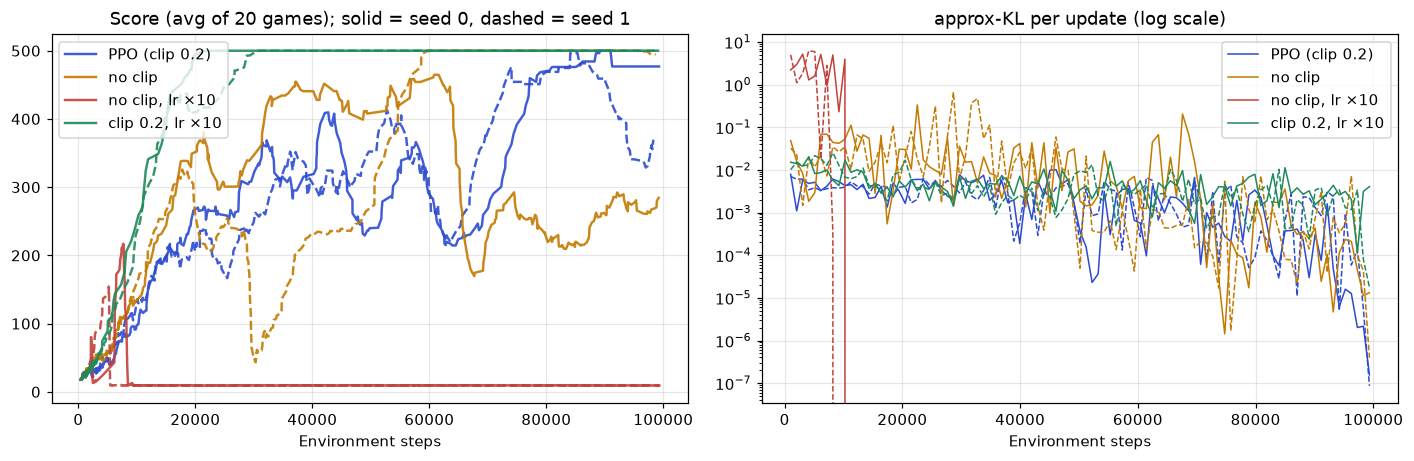

This figure's Python source:
"""
What does the clip actually buy? CartPole, 2 seeds × 100,000 steps per variant.

    PPO (clip 0.2)          the normal setting
    no clip (ε = 100)       the fence is so wide it never bites: plain "reuse the batch 10 times"
    no clip + lr ×10        same, with big steps: one bad update can wreck the policy
    clip 0.2 + lr ×10       big steps, but the fence still holds

Run:  python ablation.py            (about 6-10 minutes)
      python ablation.py --no-show
"""
import argparse
import sys

import matplotlib.pyplot as plt
import numpy as np

from ppo import evaluate, smooth, train

sys.stdout.reconfigure(encoding="utf-8")

VARIANTS = {
    "PPO (clip 0.2)": dict(),
    "no clip": dict(clip=100.0),
    "no clip, lr ×10": dict(clip=100.0, lr=3e-3),
    "clip 0.2, lr ×10": dict(lr=3e-3),
}
COLORS = ["#2C4BD1", "#C47A00", "#C2413A", "#1E8A5A"]


def main():
    parser = argparse.ArgumentParser()
    parser.add_argument("--steps", type=int, default=100_000)
    parser.add_argument("--seeds", type=int, default=2)
    parser.add_argument("--no-show", action="store_true")
    args = parser.parse_args()

    results = {}
    for name, kw in VARIANTS.items():
        runs = []
        for seed in range(args.seeds):
            agent, hist, eps = train("CartPole-v1", args.steps, seed=seed, verbose=False, **kw)
            exam = np.mean(evaluate("CartPole-v1", agent, games=20))
            last = np.mean([r for _, r in eps[-50:]])
            max_kl = max(h["approx_kl"] for h in hist)
            biggest = max(max(h["max_ratio"], 1 / max(h["min_ratio"], 1e-6)) for h in hist)
            runs.append((hist, eps, exam, last))
            print(f"  {name:<18} seed {seed}: last-50 avg {last:6.1f} | exam {exam:6.1f} | "
                  f"largest approx-KL {max_kl:.3f} | largest prob change ×{biggest:.1f}")
        results[name] = runs
    print("\nSummary (mean of seeds)")
    for name, runs in results.items():
        print(f"  {name:<18} last-50 avg {np.mean([r[3] for r in runs]):6.1f}   exam {np.mean([r[2] for r in runs]):6.1f}"
              f"   avg approx-KL {np.mean([np.mean([h['approx_kl'] for h in r[0]]) for r in runs]):.4f}")

    fig, (ax1, ax2) = plt.subplots(1, 2, figsize=(13, 4.3))
    for (name, runs), c in zip(results.items(), COLORS):
        for k, (hist, eps, _, _) in enumerate(runs):
            s, r = zip(*eps)
            sm = smooth(r, 20)
            ax1.plot(s[len(s) - len(sm):], sm, color=c, lw=1.6, alpha=0.9,
                     ls="-" if k == 0 else "--", label=name if k == 0 else None)
            ax2.plot([h["step"] for h in hist], [h["approx_kl"] for h in hist], color=c, lw=1,
                     ls="-" if k == 0 else "--", label=name if k == 0 else None)
    ax1.set_title("Score (avg of 20 games); solid = seed 0, dashed = seed 1")
    ax1.set_xlabel("Environment steps")
    ax1.legend()
    ax2.set_yscale("log")
    ax2.set_title("approx-KL per update (log scale)")
    ax2.set_xlabel("Environment steps")
    ax2.legend()
    for ax in (ax1, ax2):
        ax.grid(alpha=0.3)
    fig.tight_layout()
    fig.savefig("ablation.png", dpi=110, bbox_inches="tight")
    print("\nChart saved to ablation.png")
    if not args.no_show:
        plt.show()


if __name__ == "__main__":
    main()
